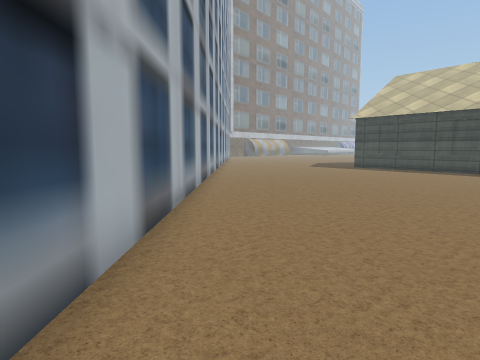
view 1 (above)

18 first-person views from a walk through a scene from a Unity 3-D project. The camera is 1.3 m above the floor, tilts 6° down and sees 75° across. The floor is counted in squares, 1 m on a side. Each view is taken from the middle of a square. On the plan, view 1 faces up. The plan holds only what a view shows up to about 14 squares ahead; the rest is blank. The place goes on beyond the plan. Some surface patterns are stand-ins.

view 2
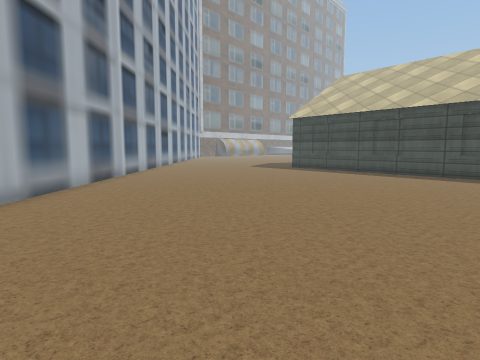

view 3
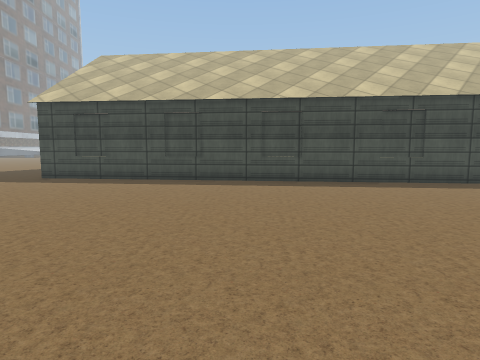

view 4
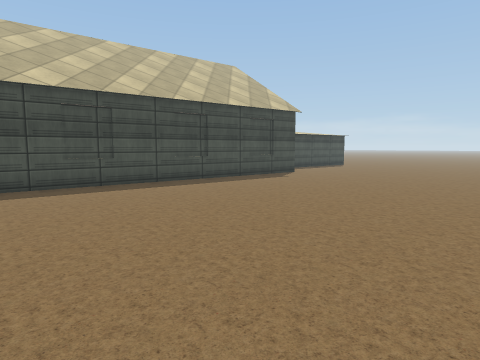

view 5
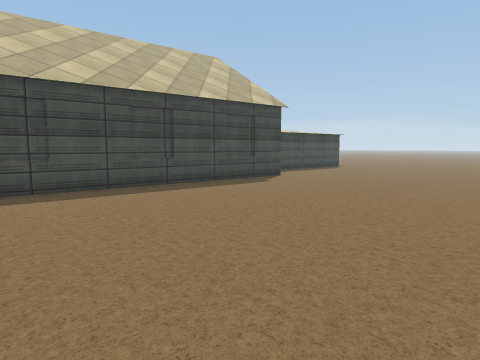

view 6
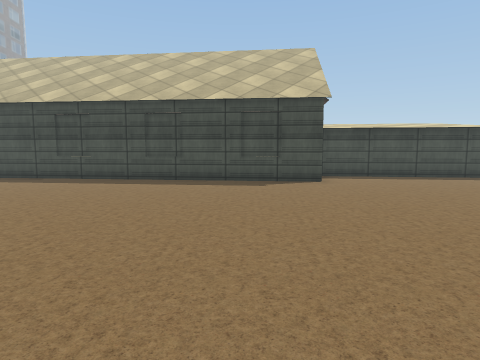

view 7
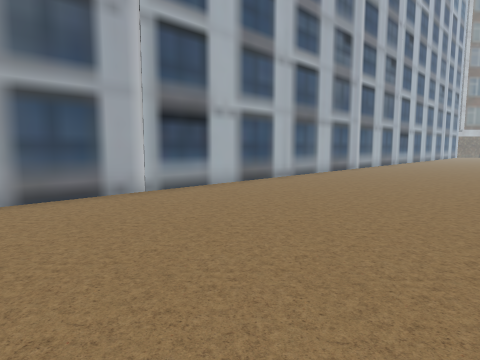

view 8
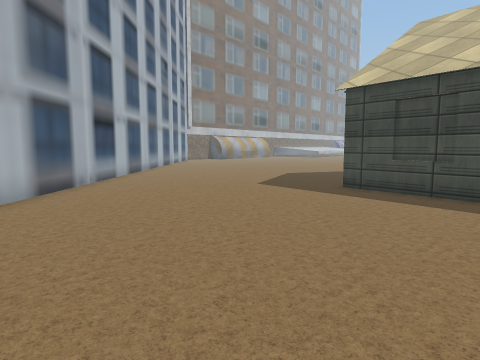

view 9
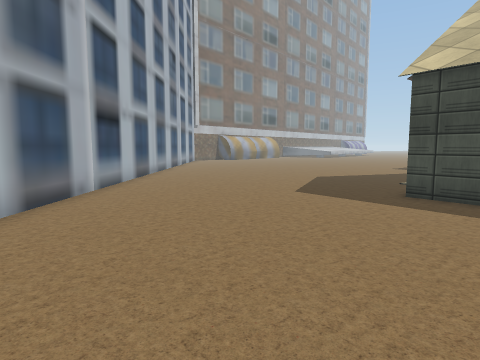

view 10
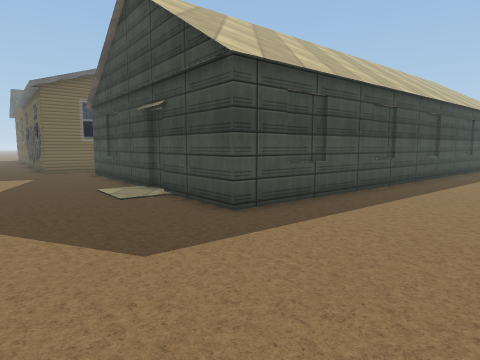

view 11
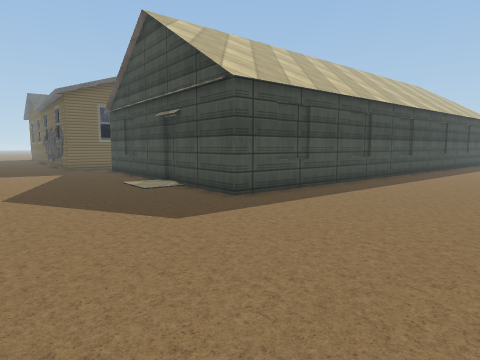

view 12
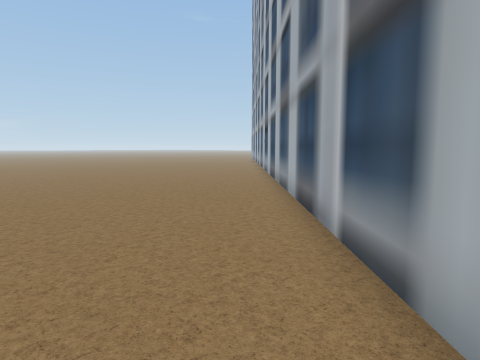

view 13
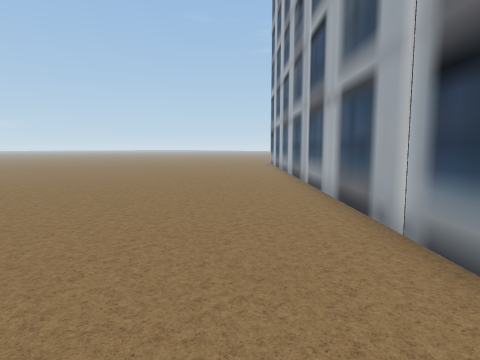

view 14
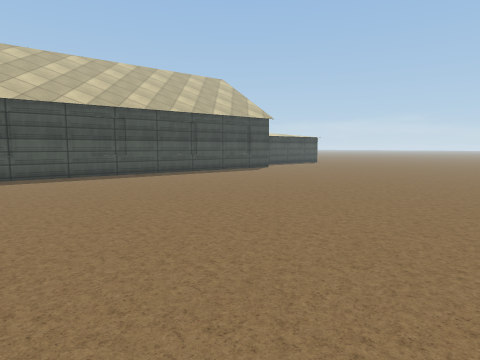

view 15
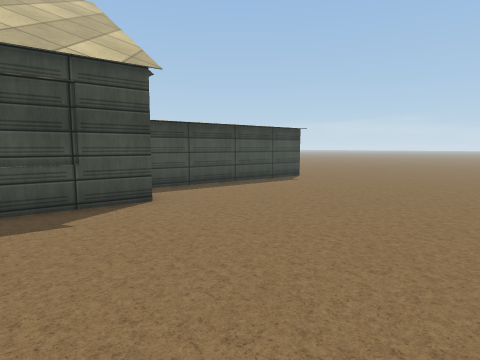

view 16
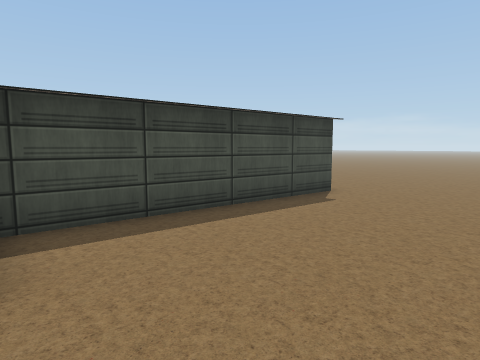

view 17
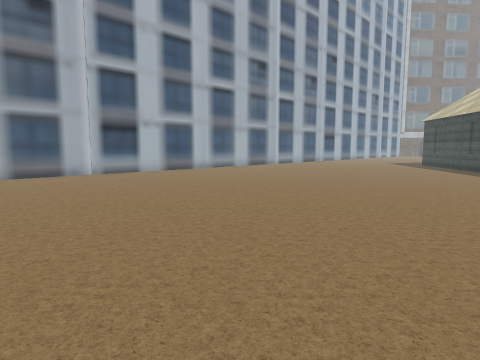

view 18
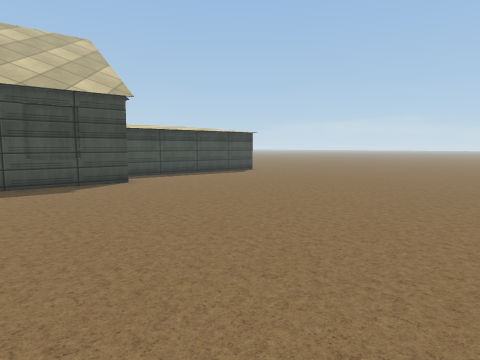

### Floor plan
Points are (right, up) in squares from view 1. A wall is a line through its corners. A room is listed if a view was taken in it or the views show most of it. See-through windows are left out.
Room 1 (views 1, 2, 3, 4, 5, 6, 7, 8, 9, 10, 11, 12, 13, 14, 15, 16, 17, 18)
walls: (22.5, 1) (7.4, 20.1) (9.9, 22.2); (10.3, 22.2) (10.9, 22.7); (10.7, 22.8) (15.1, 26.3); (-1.4, 26.1) (-1.4, -5.5); (29.3, -3.8) (24.4, 2.5)
ways out: opening at (31, -4.5)

Where each view was taken, in squares from view 1:
view 1: 0 up, 0 right, facing up
view 2: 0 up, 4 right, facing up
view 3: 5 up, 4 right, facing up-right
view 4: 4 up, 6 right, facing right
view 5: 3 up, 8 right, facing right
view 6: 5 down, 12 right, facing up-right
view 7: 4 down, 7 right, facing up-left
view 8: 10 up, 4 right, facing up
view 9: 12 up, 3 right, facing up
view 10: 20 up, 1 right, facing right
view 11: 20 up, 1 left, facing right
view 12: 19 up, 0 right, facing down
view 13: 5 up, 1 right, facing down
view 14: 3 up, 2 right, facing right
view 15: 1 down, 15 right, facing right
view 16: 1 down, 20 right, facing right
view 17: 5 down, 14 right, facing up-left
view 18: 3 down, 11 right, facing right
